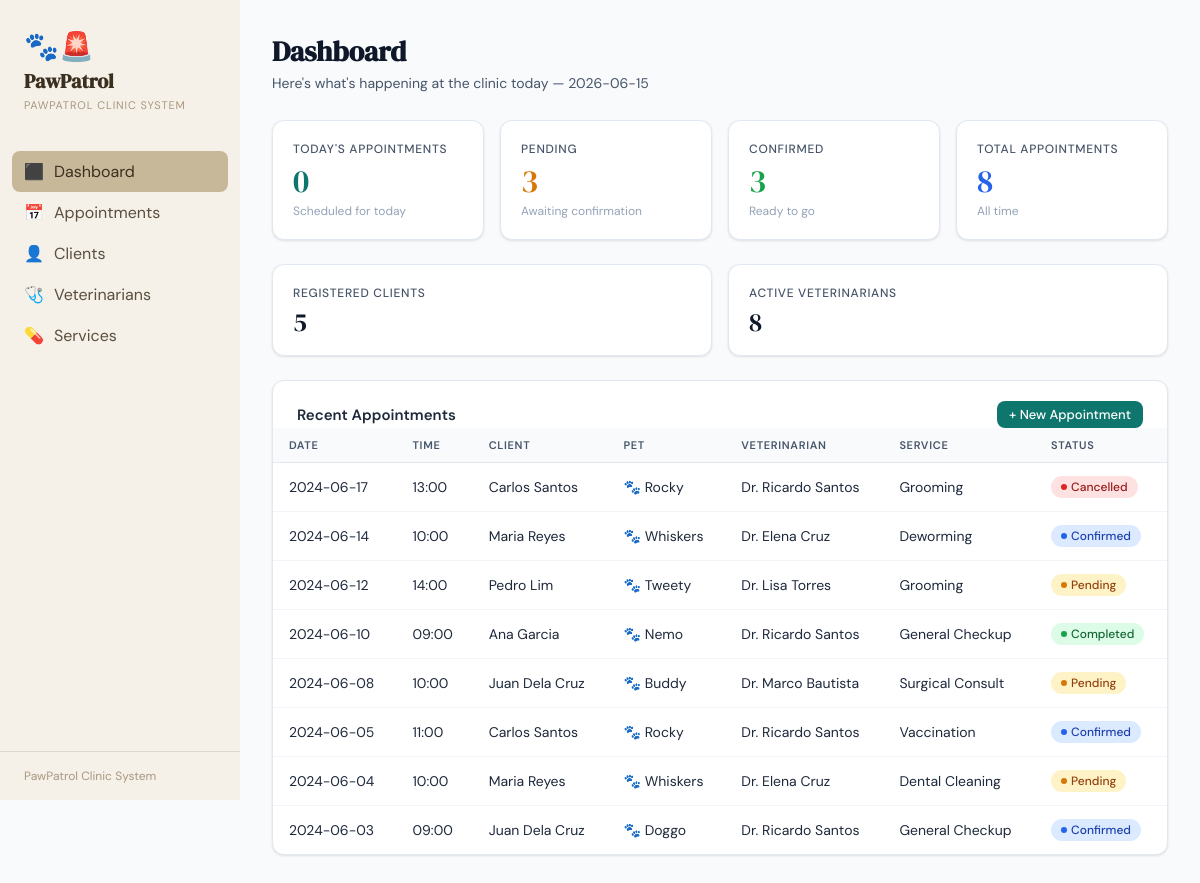
The page / on the database its author committed.
### tables this page shows
CREATE TABLE APPOINTMENT (
            appointment_id   INTEGER PRIMARY KEY AUTOINCREMENT,
            client_id        INTEGER NOT NULL,
            pet_id           INTEGER NOT NULL,
            vet_id           INTEGER NOT NULL,
            service_id       INTEGER NOT NULL,
            appointment_date TEXT NOT NULL,
            appointment_time TEXT NOT NULL,
            status           TEXT DEFAULT 'Pending',
            notes            TEXT,
            created_at       TEXT DEFAULT (datetime('now')),
            FOREIGN KEY (client_id)  REFERENCES CLIENT(client_id),
            FOREIGN KEY (pet_id)     REFERENCES PET(pet_id),
            FOREIGN KEY (vet_id)     REFERENCES VETERINARIAN(vet_id),
            FOREIGN KEY (service_id) REFERENCES SERVICE(service_id),
            UNIQUE (vet_id, appointment_date, appointment_time)
        );

CREATE TABLE PET (
            pet_id    INTEGER PRIMARY KEY AUTOINCREMENT,
            client_id INTEGER NOT NULL,
            pet_name  TEXT NOT NULL,
            species   TEXT NOT NULL,
            breed     TEXT,
            age       INTEGER,
            weight_kg REAL,
            FOREIGN KEY (client_id) REFERENCES CLIENT(client_id) ON DELETE CASCADE
        );

CREATE TABLE SERVICE (
            service_id       INTEGER PRIMARY KEY AUTOINCREMENT,
            service_name     TEXT NOT NULL,
            description      TEXT,
            duration_minutes INTEGER NOT NULL,
            price            REAL NOT NULL
        );

### app.py (the view)
@app.route("/")
def dashboard():
    db = get_db()
    today = date.today().isoformat()
    stats = {
        "total":     db.execute("SELECT COUNT(*) FROM APPOINTMENT").fetchone()[0],
        "today":     db.execute("SELECT COUNT(*) FROM APPOINTMENT WHERE appointment_date=?", (today,)).fetchone()[0],
        "pending":   db.execute("SELECT COUNT(*) FROM APPOINTMENT WHERE status='Pending'").fetchone()[0],
        "confirmed": db.execute("SELECT COUNT(*) FROM APPOINTMENT WHERE status='Confirmed'").fetchone()[0],
        "completed": db.execute("SELECT COUNT(*) FROM APPOINTMENT WHERE status='Completed'").fetchone()[0],
        "clients":   db.execute("SELECT COUNT(*) FROM CLIENT").fetchone()[0],
        "vets":      db.execute("SELECT COUNT(*) FROM VETERINARIAN WHERE is_active=1").fetchone()[0],
    }
    upcoming = db.execute("""
        SELECT a.appointment_id, a.appointment_date, a.appointment_time,
               c.first_name||' '||c.last_name AS client_name,
               p.pet_name, v.first_name||' '||v.last_name AS vet_name,
               s.service_name, a.status
        FROM APPOINTMENT a
        JOIN CLIENT c ON a.client_id=c.client_id
        JOIN PET p ON a.pet_id=p.pet_id
        JOIN VETERINARIAN v ON a.vet_id=v.vet_id
        JOIN SERVICE s ON a.service_id=s.service_id
        ORDER BY a.appointment_date DESC, a.appointment_time
        LIMIT 8
    """).fetchall()
    return render_template("dashboard.html", stats=stats, upcoming=upcoming, today=today)

### app.py (called while the page is built)
def get_db():
    conn = sqlite3.connect(DB)
    conn.row_factory = sqlite3.Row
    conn.execute("PRAGMA foreign_keys = ON")
    return conn

### templates/dashboard.html (shortened to what this page needs)
{% extends "base.html" %}
{% block content %}
<div class="page-header">
  <h2>Dashboard</h2>
  <p>Here's what's happening at the clinic today — {{ today }}</p>
</div>
<div class="stat-grid">
  <div class="stat-card teal">
    <div class="label">Today's Appointments</div>
    <div class="value">{{ stats.today }}</div>
    <div class="sub">Scheduled for today</div>
  </div>
  <div class="stat-card amber">
    <div class="label">Pending</div>
    <div class="value">{{ stats.pending }}</div>
    <div class="sub">Awaiting confirmation</div>
  </div>
  <div class="stat-card green">
    <div class="label">Confirmed</div>
    <div class="value">{{ stats.confirmed }}</div>
    <div class="sub">Ready to go</div>
  </div>
  <div class="stat-card blue">
    <div class="label">Total Appointments</div>
    <div class="value">{{ stats.total }}</div>
    <div class="sub">All time</div>
  </div>
</div>
<div style="display:grid;grid-template-columns:1fr 1fr;gap:16px;margin-bottom:24px">
  <div class="stat-card">
    <div class="label">Registered Clients</div>
    <div class="value" style="font-size:26px">{{ stats.clients }}</div>
  </div>
  <div class="stat-card">
    <div class="label">Active Veterinarians</div>
    <div class="value" style="font-size:26px">{{ stats.vets }}</div>
  </div>
</div>
<div class="card">
  <div class="card-header">
    <h3>Recent Appointments</h3>
    <a href="{{ url_for('new_appointment') }}" class="btn btn-primary btn-sm">+ New Appointment</a>
  </div>
  <div class="card-body" style="padding:0">
    <div class="table-wrap">
      <table>
        <thead><tr>
          <th>Date</th><th>Time</th><th>Client</th><th>Pet</th><th>Veterinarian</th><th>Service</th><th>Status</th>
        </tr></thead>
        <tbody>
        {% for a in upcoming %}
        <tr>
          <td>{{ a.appointment_date }}</td>
          <td>{{ a.appointment_time }}</td>
          <td>{{ a.client_name }}</td>
          <td>🐾 {{ a.pet_name }}</td>
          <td>Dr. {{ a.vet_name }}</td>
          <td>{{ a.service_name }}</td>
          <td><span class="badge {{ a.status|lower }}">{{ a.status }}</span></td>
        </tr>
        {% endfor %}
        </tbody>
      </table>
    </div>
  </div>
</div>
{% endblock %}

### templates/base.html (style rules this page uses)
:root { --teal: #0f766e; --teal-l: #14b8a6; --teal-xl: #ccfbf1; --amber: #d97706; --amber-l: #fef3c7; --red: #dc2626; --red-l: #fee2e2; --green: #16a34a; --green-l: #dcfce7; --blue: #2563eb; --blue-l: #dbeafe; --gray-50: #f8fafc; --gray-100:#f1f5f9; --gray-200:#e2e8f0; --gray-400:#94a3b8; --gray-600:#475569; --gray-800:#1e293b; --gray-900:#0f172a; --white: #ffffff; --shadow: 0 1px 3px rgba(0,0,0,.08), 0 1px 2px rgba(0,0,0,.04); --shadow-md: 0 4px 6px -1px rgba(0,0,0,.07), 0 2px 4px -2px rgba(0,0,0,.04); --radius: 12px; }
*,*::before,*::after { box-sizing:border-box;margin:0;padding:0 }
body { font-family:'DM Sans',sans-serif;background:var(--gray-50);color:var(--gray-800);min-height:100vh;display:flex }
.page-header { margin-bottom:28px }
.page-header h2 { font-family:'DM Serif Display',serif;font-size:28px;color:var(--gray-900);margin-bottom:4px }
.page-header p { color:var(--gray-600);font-size:14px }
.card { background:var(--white);border-radius:var(--radius);box-shadow:var(--shadow);border:1px solid var(--gray-200);overflow:hidden }
.card-header { padding:20px 24px 0;display:flex;align-items:center;justify-content:space-between }
.card-header h3 { font-size:15px;font-weight:600;color:var(--gray-800) }
.card-body { padding:20px 24px 24px }
.stat-grid { display:grid;grid-template-columns:repeat(4,1fr);gap:16px;margin-bottom:24px }
.stat-card { background:var(--white);border-radius:var(--radius);padding:20px;box-shadow:var(--shadow);border:1px solid var(--gray-200) }
.stat-card .label { font-size:12px;font-weight:500;color:var(--gray-600);text-transform:uppercase;letter-spacing:.06em;margin-bottom:8px }
.stat-card .value { font-family:'DM Serif Display',serif;font-size:32px;color:var(--gray-900);line-height:1 }
.stat-card .sub { font-size:12px;color:var(--gray-400);margin-top:6px }
.stat-card.teal .value { color:var(--teal) }
.stat-card.amber .value { color:var(--amber) }
.stat-card.green .value { color:var(--green) }
.stat-card.blue .value { color:var(--blue) }
.table-wrap { overflow-x:auto }
table { width:100%;border-collapse:collapse }
th { text-align:left;font-size:11px;font-weight:600;text-transform:uppercase;letter-spacing:.06em;color:var(--gray-600);padding:10px 16px;background:var(--gray-50);border-bottom:1px solid var(--gray-200) }
td { padding:13px 16px;border-bottom:1px solid var(--gray-100);font-size:14px;vertical-align:middle }
tr:last-child td { border-bottom:none }
.badge { display:inline-flex;align-items:center;gap:4px;padding:3px 10px;border-radius:999px;font-size:12px;font-weight:500 }
.badge::before { content:'';width:6px;height:6px;border-radius:50% }
.badge.pending { background:var(--amber-l);color:#92400e }
.badge.pending::before { background:var(--amber) }
.badge.confirmed { background:var(--blue-l);color:#1e40af }
.badge.confirmed::before { background:var(--blue) }
.badge.completed { background:var(--green-l);color:#166534 }
.badge.completed::before { background:var(--green) }
.badge.cancelled { background:var(--red-l);color:#991b1b }
.badge.cancelled::before { background:var(--red) }
.btn { display:inline-flex;align-items:center;gap:6px;padding:9px 18px;border-radius:8px;font-size:14px;font-weight:500;cursor:pointer;border:none;text-decoration:none;transition:all .15s;font-family:'DM Sans',sans-serif }
.btn-primary { background:var(--teal);color:var(--white) }
.btn-sm { padding:5px 12px;font-size:13px }

### rows shown on the page
APPOINTMENT: appointment_date "2024-06-17", appointment_time "13:00", client_name "Carlos Santos", pet_name "Rocky", vet_name "Ricardo Santos", service_name "Grooming", status "Cancelled"
APPOINTMENT: appointment_date "2024-06-14", appointment_time "10:00", client_name "Maria Reyes", pet_name "Whiskers", vet_name "Elena Cruz", service_name "Deworming", status "Confirmed"
APPOINTMENT: appointment_date "2024-06-12", appointment_time "14:00", client_name "Pedro Lim", pet_name "Tweety", vet_name "Lisa Torres", service_name "Grooming", status "Pending"
APPOINTMENT: appointment_date "2024-06-10", appointment_time "09:00", client_name "Ana Garcia", pet_name "Nemo", vet_name "Ricardo Santos", service_name "General Checkup", status "Completed"
APPOINTMENT: appointment_date "2024-06-08", appointment_time "10:00", client_name "Juan Dela Cruz", pet_name "Buddy", vet_name "Marco Bautista", service_name "Surgical Consult", status "Pending"
APPOINTMENT: appointment_date "2024-06-05", appointment_time "11:00", client_name "Carlos Santos", pet_name "Rocky", vet_name "Ricardo Santos", service_name "Vaccination", status "Confirmed"
APPOINTMENT: appointment_date "2024-06-04", appointment_time "10:00", client_name "Maria Reyes", pet_name "Whiskers", vet_name "Elena Cruz", service_name "Dental Cleaning", status "Pending"
APPOINTMENT: appointment_date "2024-06-03", appointment_time "09:00", client_name "Juan Dela Cruz", pet_name "Doggo", vet_name "Ricardo Santos", service_name "General Checkup", status "Confirmed"

### other values the page prints
{{ today }} "2026-06-15"
{{ stats.today }} "0"
{{ stats.pending }} "3"
{{ stats.confirmed }} "3"
{{ stats.total }} "8"
{{ stats.clients }} "5"
{{ stats.vets }} "8"
